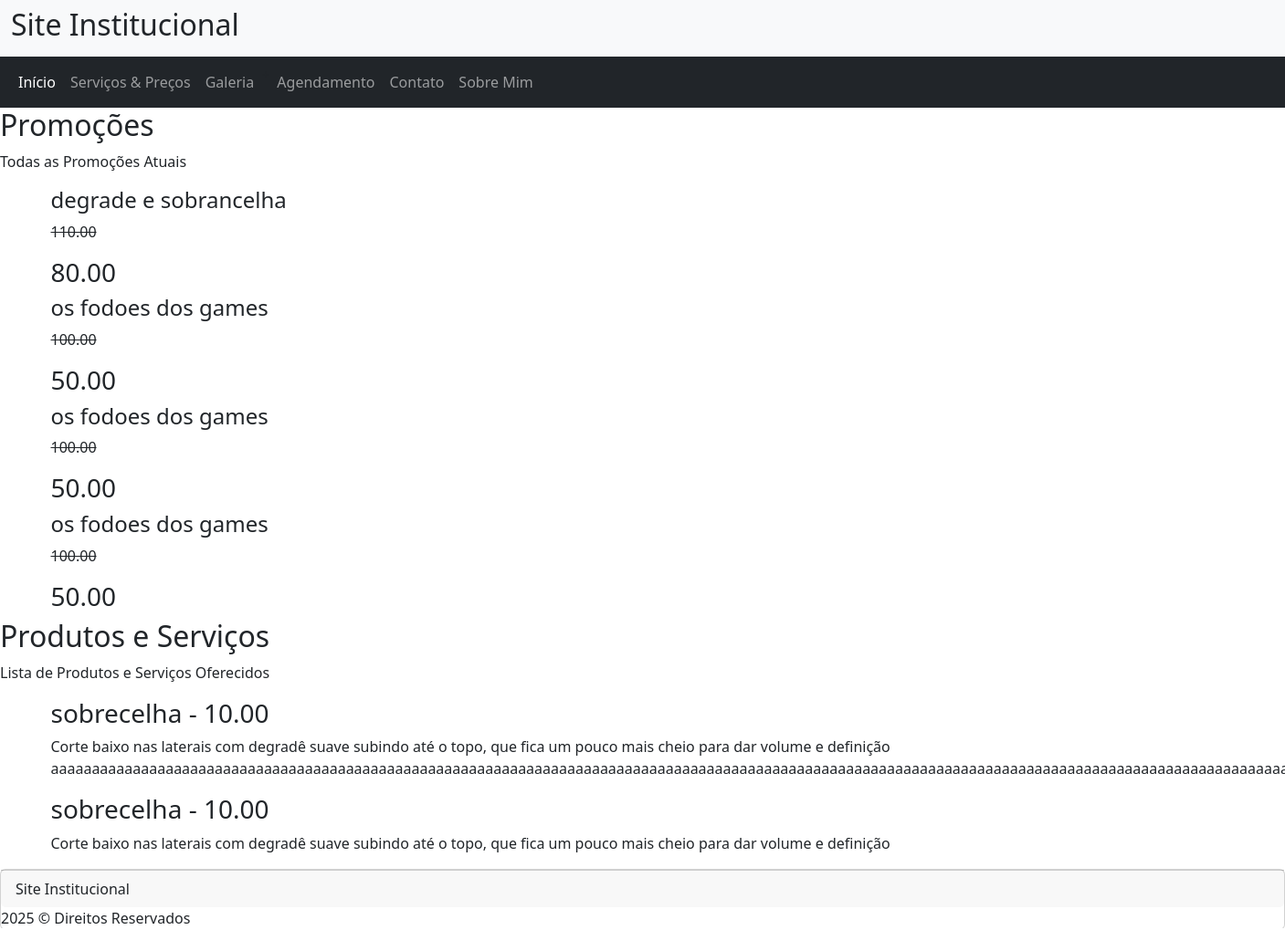
The page /?pg=servicoseprecos on the database its author committed.
### tables this page shows
CREATE TABLE `promocao` (
  `id` int(11) NOT NULL,
  `nome` varchar(150) NOT NULL,
  `preco` decimal(10,2) NOT NULL,
  `precocompromo` decimal(10,2) NOT NULL
);

CREATE TABLE `produtoseservicos` (
  `id` int(11) NOT NULL,
  `nome` varchar(150) NOT NULL,
  `descricao` text DEFAULT NULL,
  `preco` decimal(10,2) NOT NULL
);

### servicoseprecos.php (the view)
<?php
    require_once "admin/config.inc.php";
    $sql = "SELECT * FROM promocao";
    $resultado = mysqli_query($conexao,$sql);
    $sql1 = "SELECT * FROM produtoseservicos";
    $resultado1 = mysqli_query($conexao,$sql1);
?>
<div>
    <h2>Promoções</h2>
    <p>Todas as Promoções Atuais</p>
    <div class="container mt-3">
        <?php
            while($dados = mysqli_fetch_array($resultado)){
        ?>
            <h4><?=$dados['nome']?></h4>
            <p><s><?=$dados['preco']?></s></p>
            <h3><?=$dados['precocompromo']?></h3>
        <?php
            }?>
    </div>
</div>
<div>
    <h2>Produtos e Serviços</h2>
    <p>Lista de Produtos e Serviços Oferecidos</p>
    <div class="container mt-3">
        <?php
            while($dados1 = mysqli_fetch_array($resultado1)){
        ?>
            <h3><?=$dados1['nome']?> - <?=$dados1['preco']?></h3>
            <p><?=$dados1['descricao']?></p>
        <?php
            }
        ?>
    </div>
</div>

### topo.php (shortened to what this page needs)
<!DOCTYPE html>
<html lang="en">
<head>
    <link href="https://cdn.jsdelivr.net/npm/bootstrap@5.3.3/dist/css/bootstrap.min.css" rel="stylesheet">
</head>
<body>
<header class="navbar navbar-expand-sm bg-light navbar-light">
    <div class="container-fluid">
       <h2>Site Institucional</h2>
    </div>
</header>

### menu.php
<nav class="navbar navbar-expand-sm bg-dark navbar-dark">
    <div class="container-fluid">
        <ul class="navbar-nav">
            <li class="nav-item">
                <a class="nav-link active" href="?pg=conteudo">Início</a>
            </li>
            <li class="nav-item">
                <a class="nav-link" href="?pg=servicoseprecos">Serviços & Preços</a>
            </li>
            <li class="nav-item">
                <a class="nav-link" href="?pg=minhagaleria">Galeria</a>
            </li>+
            <li class="nav-item">
                <a class="nav-link" href="?pg=agenda/agendamento">Agendamento</a>
            </li>
            <li class="nav-item">
                <a class="nav-link" href="?pg=faleconosco">Contato</a>
            </li>
            <li class="nav-item">
                <a class="nav-link" href="?pg=sobremin">Sobre Mim</a>
            </li>
        </ul>
    </div>
</nav>

### index.php
<?php
    include_once "topo.php";
    include_once "menu.php";
    if(empty($_SERVER["QUERY_STRING"])){
        $var = "conteudo";
        include_once "$var.php";
    }elseif($_GET['pg']){
        $pg = $_GET['pg'];
        include_once "$pg.php";
    }else{
        echo "Página não encontrada";
    }
    include_once "rodape.php";

### rodape.php
<footer class="card">
    <div class="card-footer">Site Institucional</div>
    2025 &copy; Direitos Reservados
</footer>
</body>
</html>

### rows shown on the page
promocao: nome "degrade e sobrancelha", preco "110.00", precocompromo "80.00"
promocao: nome "os fodoes dos games", preco "100.00", precocompromo "50.00"
promocao: nome "os fodoes dos games", preco "100.00", precocompromo "50.00"
promocao: nome "os fodoes dos games", preco "100.00", precocompromo "50.00"
produtoseservicos: nome "sobrecelha", preco "10.00", descricao "Corte baixo nas laterais com degradê suave subindo até o topo, que fica um pouco mais cheio para dar volume e definição…"
produtoseservicos: nome "sobrecelha", preco "10.00", descricao "Corte baixo nas laterais com degradê suave subindo até o topo, que fica um pouco mais cheio para dar volume e definição"
